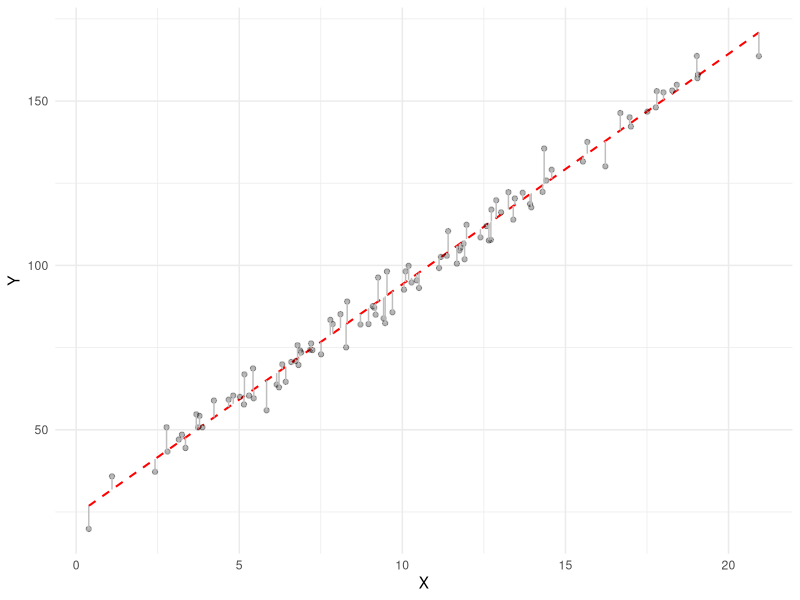

This chart was generated by the following R code:
## ---- chunk 1
#| classes: preview-image
library(ggplot2)

X <- rnorm(100, 10, 5)
Y <- X * 7 + 4 + rnorm(100, 20, 4) 
model <- lm(Y ~ X)
ggplot(mapping = aes(x = X, y = Y)) + 
    geom_smooth(method = "lm", color = "red", linetype = "dashed", linewidth = 0.7, se = FALSE) +
    geom_point(alpha = .3) +
    geom_segment(aes(x = X, y = model$fitted.values, xend = X, yend = Y), color = "grey", linewidth = 0.5) +
    theme_minimal()
